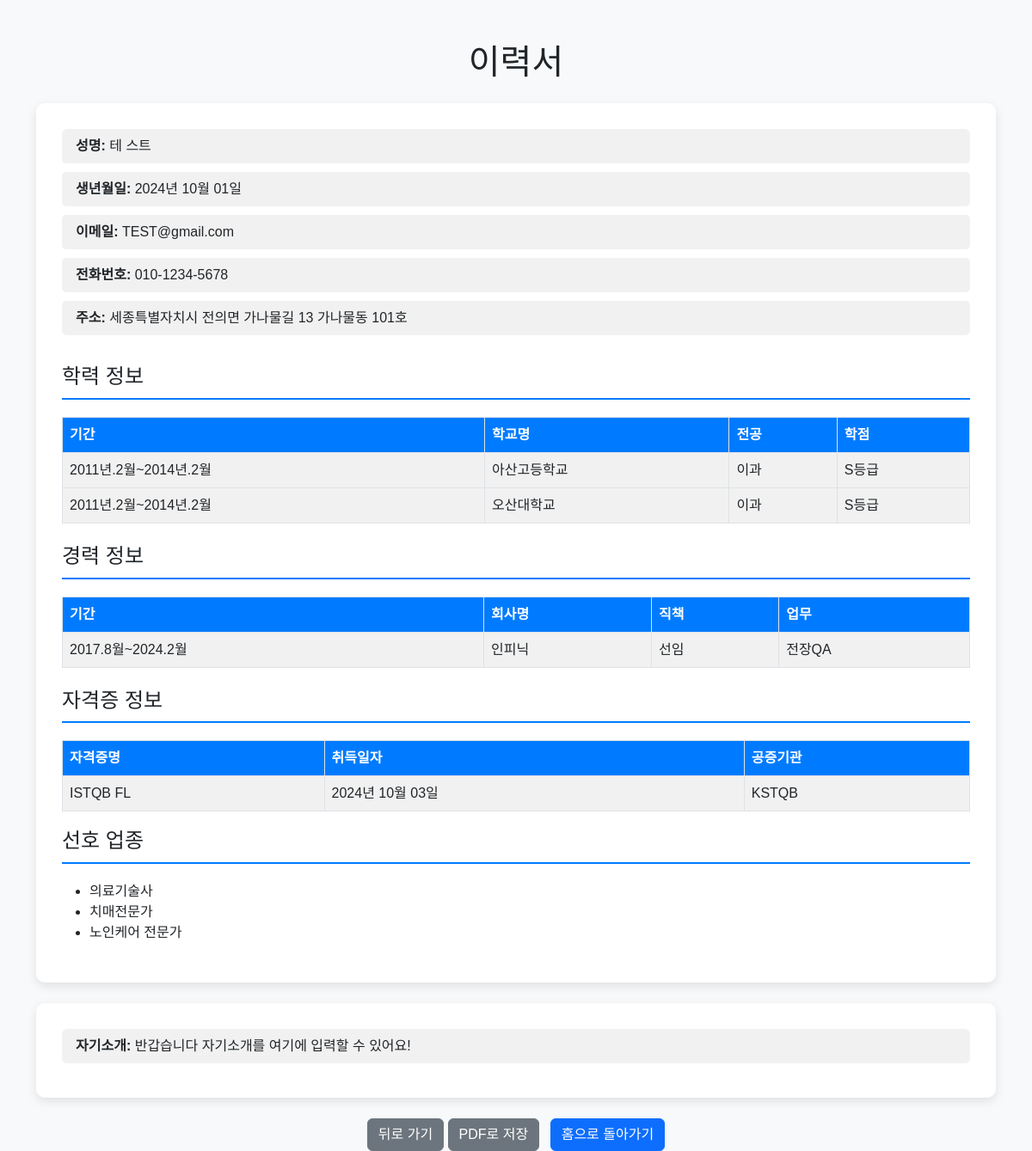
Screenshot of /resume/success/ (signed in) with the database file from the repository.
### app/models.py (models this page shows, shortened)
class Resume(models.Model):
    user = models.OneToOneField(User, on_delete=models.CASCADE)
    full_name = models.CharField(max_length=100, blank=True, null=True)
    email = models.EmailField(blank=True, null=True)
    phone_number = models.CharField(max_length=15, blank=True, null=True)
    address = models.CharField(max_length=255, blank=True, null=True)
    detailed_address = models.CharField(max_length=255, blank=True, null=True)
    self_introduction = models.TextField(blank=True, null=True)  # 이 필드를 추가
    birth_date = models.DateField(null=True, blank=True)
    self_introduction = models.TextField(null=True, blank=True)
    preferred_industries = models.TextField(null=True, blank=True)  # 선호 업종을 저장할 필드

class Education(models.Model):
    resume = models.ForeignKey('Resume', on_delete=models.CASCADE)
    school = models.CharField(max_length=100)
    period = models.CharField(max_length=50)
    grade = models.CharField(max_length=10)
    major = models.CharField(max_length=100, null=True, blank=True)  # 전공 필드 추가

class Experience(models.Model):
    resume = models.ForeignKey(Resume, on_delete=models.CASCADE, related_name='experience_set')
    company = models.CharField(max_length=255, default='N/A')  # 여기를 company_name이 아니라 company로 설정
    period = models.CharField(max_length=100)
    position = models.CharField(max_length=100)
    role = models.CharField(max_length=255)

class Certification(models.Model):
    resume = models.ForeignKey('Resume', on_delete=models.CASCADE)
    name = models.CharField(max_length=100)
    acquisition_date = models.DateField(null=True, blank=True)  # 취득일자 필드 추가
    issuing_agency = models.CharField(max_length=100)  # 공증기관 필드 추가

### app/views.py (the view)
# urls.py: path('resume/success/', resume_success, name='resume_success'),  # 이력서 저장 성공 페이지
@login_required
def resume_success(request):
    resume = Resume.objects.get(user=request.user)
    education_data = resume.education_set.all()
    experience_data = resume.experience_set.all()
    return render(request, 'chatbot/resume_success.html', {
        'resume': resume,
        'education_data': education_data,
        'experience_data': experience_data,
    })

### app/templatetags/custom_filters.py (called while the page is built)
@register.filter
def split_string(value, delimiter=','):
    return value.split(delimiter) if value else []

### app/templates/chatbot/resume_success.html (shortened to what this page needs)
<!DOCTYPE html>
<html lang="ko">
<head>
    <link rel="stylesheet" href="https://cdn.jsdelivr.net/npm/bootstrap@5.3.0/dist/css/bootstrap.min.css">
</head>
<body>
    <div class="container">
        <h1 class="mt-5 text-center">이력서</h1>
        <div class="resume-summary mt-4">
            <ul class="list-group">
                <li class="list-group-item"><strong>성명:</strong> {{ resume.full_name }}</li>
                <li class="list-group-item"><strong>생년월일:</strong> {{ resume.birth_date|date:"Y년 m월 d일" }}</li>
                <li class="list-group-item"><strong>이메일:</strong> {{ user.email }}</li>
                <li class="list-group-item"><strong>전화번호:</strong> {{ resume.phone_number }}</li>
                <li class="list-group-item"><strong>주소:</strong> {{ resume.address }} {{ resume.detailed_address }}</li>
            </ul>
            <h4 class="mt-4">학력 정보</h4>
            <table>
                <thead>
                    <tr>
                        <th>기간</th>
                        <th>학교명</th>
                        <th>전공</th>
                        <th>학점</th>
                    </tr>
                </thead>
                <tbody>
                    {% for education in education_data %}
                    <tr>
                        <td>{{ education.period }}</td>
                        <td>{{ education.school }}</td>
                        <td>{{ education.major|default_if_none:"-" }}</td>
                        <td>{{ education.grade|default_if_none:"-" }}</td>
                    </tr>
                    {% empty %}
                    <tr>
                        <td colspan="4">등록된 학력이 없습니다.</td>
                    </tr>
                    {% endfor %}
                </tbody>
            </table>
            <h4 class="mt-4">경력 정보</h4>
            <table>
                <thead>
                    <tr>
                        <th>기간</th>
                        <th>회사명</th>
                        <th>직책</th>
                        <th>업무</th>
                    </tr>
                </thead>
                <tbody>
                    {% for experience in experience_data %}
                    <tr>
                        <td>{{ experience.period }}</td>
                        <td>{{ experience.company }}</td>
                        <td>{{ experience.position }}</td>
                        <td>{{ experience.role }}</td>
                    </tr>
                    {% empty %}
                    <tr>
                        <td colspan="4">등록된 경력이 없습니다.</td>
                    </tr>
                    {% endfor %}
                </tbody>
            </table>
            <h4 class="mt-4">자격증 정보</h4>
            <table>
                <thead>
                    <tr>
                        <th>자격증명</th>
                        <th>취득일자</th>
                        <th>공증기관</th>
                    </tr>
                </thead>
                <tbody>
                    {% for certification in resume.certification_set.all %}
                    <tr>
                        <td>{{ certification.name }}</td>
                        <td>{{ certification.acquisition_date|date:"Y년 m월 d일" }}</td>
                        <td>{{ certification.issuing_agency }}</td>
                    </tr>
                    {% empty %}
                    <tr>
                        <td colspan="3">등록된 자격증이 없습니다.</td>
                    </tr>
                    {% endfor %}
                </tbody>
            </table>
            {% load custom_filters %}
            <h4>선호 업종</h4>
            <ul>
                {% with preferred_industries=resume.preferred_industries|split_string:', ' %}
                    {% if preferred_industries %}
                        {% for industry in preferred_industries %}
                            <li>{{ industry }}</li>
                        {% endfor %}
                    {% else %}
                        <li>등록된 선호 업종이 없습니다.</li>
                    {% endif %}
                {% endwith %}
            </ul>
        </div>
        <div class="resume-summary mt-4">
            <ul class="list-group">
                <li class="list-group-item"><strong>자기소개:</strong> {{ resume.self_introduction }}</li>
            </ul>
        </div>
        <div class="text-center mt-4">
            <button class="btn btn-secondary btn-back" onclick="window.history.back()">뒤로 가기</button>
            <a href="#" class="btn btn-secondary me-2" onclick="window.print(); return false;">PDF로 저장</a>
            <a href="{% url 'home' %}" class="btn btn-primary">홈으로 돌아가기</a>
        </div>
    </div>
</body>
</html>

### app/templates/chatbot/resume_success.html (style rules this page uses)
body { background-color: #f8f9fa; font-family: 'Noto Sans KR', sans-serif; }
.resume-summary { background-color: white; padding: 30px; border-radius: 10px; box-shadow: 0 4px 12px rgba(0, 0, 0, 0.1); }
.resume-summary h4 { border-bottom: 2px solid #007bff; padding-bottom: 10px; margin-bottom: 20px; }
.list-group-item { background-color: #f1f1f1; border: none; border-radius: 5px; margin-bottom: 10px; }
table { width: 100%; margin-bottom: 20px; border-collapse: collapse; }
table th, table td { border: 1px solid #dee2e6; padding: 8px; text-align: left; }
table th { background-color: #007bff; color: white; }
table td { background-color: #f1f1f1; }

### rows the page displays
Resume: full_name "테 스트", birth_date "2024년 10월 01일", phone_number "010-1234-5678", address "세종특별자치시 전의면 가나물길 13", detailed_address "가나물동 101호", self_introduction "반갑습니다 자기소개를 여기에 입력할 수 있어요!"
Education: period "2011년.2월~2014년.2월", school "아산고등학교", major "이과", grade "S등급"
Education: period "2011년.2월~2014년.2월", school "오산대학교", major "이과", grade "S등급"
Experience: period "2017.8월~2024.2월", company "인피닉", position "선임", role "전장QA"
Certification: name "ISTQB FL", acquisition_date "2024년 10월 03일", issuing_agency "KSTQB"

### other values shown
{{ user.email }} "TEST@gmail.com"
{{ industry }} "의료기술사" "치매전문가" "노인케어 전문가"
